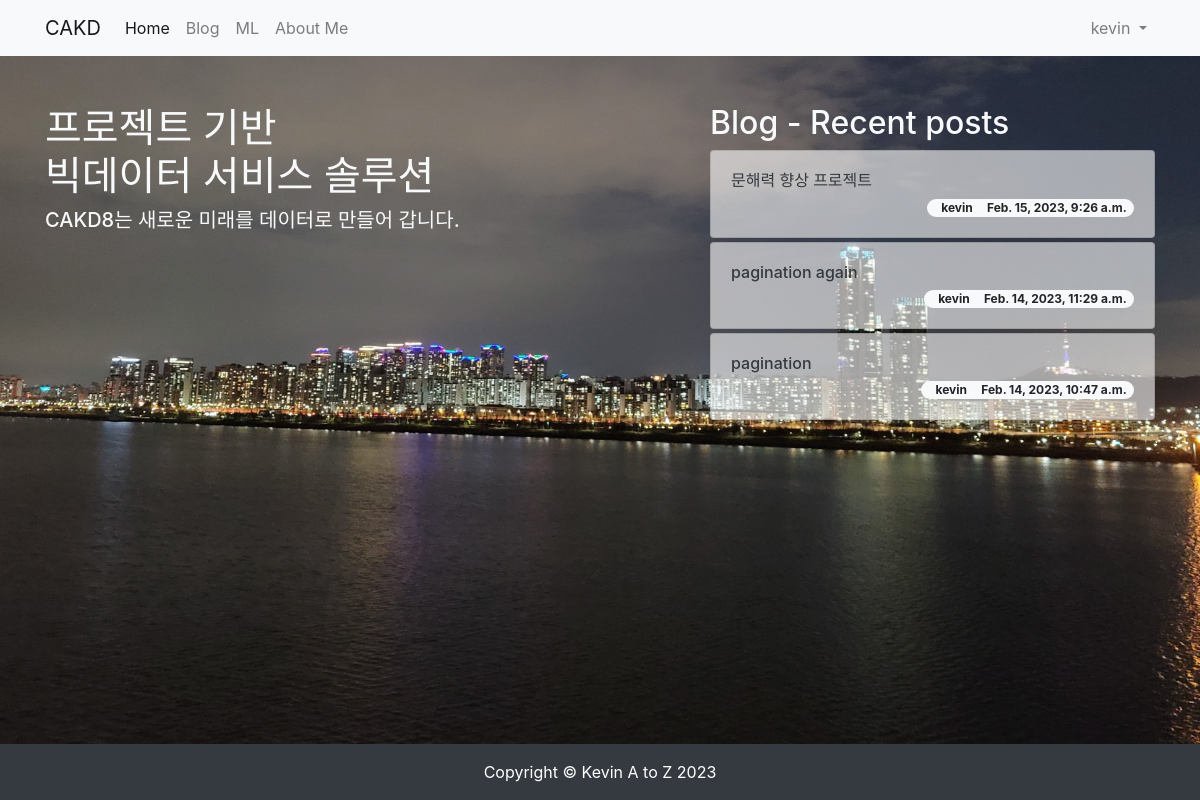
The app's page / (signed in) with its own data.
### blog/models.py (models this page shows, shortened)
class Post(models.Model):
    title = models.CharField(max_length=30)
    hook_text = models.CharField(max_length=100, blank=True)
    content = models.TextField()
    head_image = models.ImageField(upload_to='blog/images/%Y/%m/%d/', blank=True)
    file_upload = models.FileField(upload_to='blog/files/%Y/%m/%d/', blank=True)
    created_at = models.DateTimeField(auto_now_add=True)
    updated_at = models.DateTimeField(auto_now=True)
    author = models.ForeignKey(User, null=True, on_delete=models.SET_NULL)
    category = models.ForeignKey(Category, null=True, blank=True, on_delete=models.SET_NULL)
    tags = models.ManyToManyField(Tag, blank=True)
    def get_absolute_url(self): # 객체의 상세 페이지로 이동할 수 있는 링크를 만들 수 있음. url 생성 규칙을 정의하는 메서드
        return f'/blog/{self.pk}/'

### homepage/views.py (the view)
# urls.py: path('', views.landing),
def landing(request):
    recent_posts = Post.objects.order_by('-pk')[:3]
    return render(
        request,
        'homepage/landing.html',
        {
            'recent_posts':recent_posts,
        }
    )

### homepage/templates/homepage/landing.html (shortened to what this page needs)
<!DOCTYPE html>{% load static %}
<html lang="en">
<head>
    <link rel="stylesheet" href="https://cdn.jsdelivr.net/npm/bootstrap@4.5.3/dist/css/bootstrap.min.css">
    <link rel="stylesheet" href="{% static 'homepage/css/landing.css' %}" media="screen">
</head>
<body>
    {% include 'blog/navbar.html' %}
    <section>
        <div class="container">
            <div class="row justify-content-between">
                <div class="col-lg-6 text-light">
                    <h1 class="mt-5"> 프로젝트 기반 <BR> 빅데이터 서비스 솔루션 </h1>
                    <h5>CAKD8는 새로운 미래를 데이터로 만들어 갑니다.</h5>
                </div>
                <div class="col-lg-5 mt-5">
                    <h2 class="text-light">Blog - Recent posts</h2> {% for post in recent_posts %} <div
                        class="card mt-1">
                        <div class="card-body">
                            <h6><a href="{{ post.get_absolute_url }}"
                                    class="text-decoration-none text-dark">{{ post.title }}</a></h6>
                            <span class="badge badge-pill badge-light float-right">
                                {{ post.author.username }} &nbsp; &nbsp; {{ post.created_at }} </span>
                        </div>
                    </div> {% endfor %}
                </div>
            </div>
        </div>
    </section>
    <div class="fixed-bottom">
    <footer class="py-3 bg-dark">
        <div class="container">
            <p class="m-0 text-center text-white"> Copyright &copy; Kevin A to Z 2023 </p>
        </div>
    </footer>
    </div>
</body>
</html>

### blog/templates/blog/navbar.html (shortened to what this page needs)
{% load socialaccount %}
<nav class="navbar navbar-expand-lg navbar-light bg-light">
    <div class="container">
        <a class="navbar-brand" href="/">CAKD</a>
        <div class="collapse navbar-collapse" id="navbarNavDropdown">
            <ul class="navbar-nav">
                <li class="nav-item active">
                    <a class="nav-link" href="/">Home</a>
                </li>
                <li class="nav-item">
                    <a class="nav-link" href="/blog/">Blog</a>
                </li>
                <li class="nav-item">
                    <a class="nav-link" href="/ml/">ML</a>
                </li>
                <li class="nav-item">
                    <a class="nav-link" href="/about_me/">About Me</a>
                </li>
            </ul>
            <ul class="navbar-nav ml-auto"> {% if user.is_authenticated %} <li class="nav-item dropdown">
                    <a class="nav-link dropdown-toggle" href="#" id="navbarDropdownMenuLink" role="button"
                        data-toggle="dropdown" aria-haspopup="true" aria-expanded="false"> {{ user.username }} </a>
                </li> {% else %} <li class="nav-item">
                    <a class="nav-link" href="#" data-toggle="modal" data-target="#loginModal">Log In</a>
                </li> {% endif %} </ul>
        </div>
    </div>
</nav>

### homepage/static/homepage/css/landing.css (style rules this page uses)
body { background: url('/static/homepage/images/hriver.jpg') no-repeat center center fixed; -webkit-background-size: cover; -moz-background-size: cover; background-size: cover; -o-background-size: cover; }
section { margin-bottom: 150px; }
.card { background-color: rgba(255, 255, 255, 0.6); }

### records on screen
Post: title "문해력 향상 프로젝트", author.username "kevin", created_at "Feb. 15, 2023, 9:26 a.m."
Post: title "pagination again", author.username "kevin", created_at "Feb. 14, 2023, 11:29 a.m."
Post: title "pagination", author.username "kevin", created_at "Feb. 14, 2023, 10:47 a.m."

### other values on screen
{{ user.username }} "kevin"
